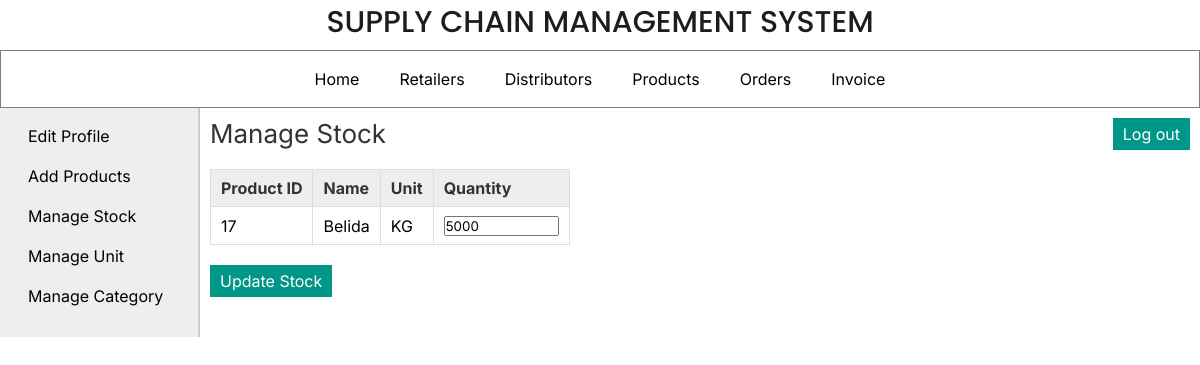
The page /manufacturer/manage_stock.php (signed in) on the database its author committed.
### tables this page shows
CREATE TABLE `products` (
  `pro_id` int(11) NOT NULL,
  `pro_name` varchar(25) NOT NULL,
  `pro_desc` text DEFAULT NULL,
  `pro_price` decimal(10,3) NOT NULL,
  `unit` int(11) NOT NULL,
  `pro_cat` int(11) NOT NULL,
  `quantity` int(6) DEFAULT NULL
);

CREATE TABLE `unit` (
  `id` int(11) NOT NULL,
  `unit_name` varchar(20) NOT NULL,
  `unit_details` text DEFAULT NULL
);

### manufacturer/manage_stock.php (the view, shortened to what this page needs)
<?php
	include("../includes/config.php");
	if(isset($_SESSION['manufacturer_login'])) {
		if($_SESSION['manufacturer_login'] == true) {
			$querySelectProduct = "SELECT * FROM products,unit WHERE products.unit=unit.id AND quantity IS NOT NULL";
			$resultSelectProduct = mysqli_query($con,$querySelectProduct);
		}
		else {
			header('Location:../index.php');
		}
	}
	else {
		header('Location:../index.php');
	}
?>
<!DOCTYPE html>
<html>
<head>
	<link rel="stylesheet" href="../includes/main_style.css" >
</head>
<body>
	<?php
		include("../includes/header.inc.php");
		include("../includes/nav_manufacturer.inc.php");
		include("../includes/aside_manufacturer.inc.php");
	?>
	<section>
		<h1>Manage Stock</h1>
		<form action="" method="POST" class="form">
		<table class="table_displayData" style="margin-top:20px;">
			<tr>
				<th> Product ID </th>
				<th> Name </th>
				<th> Unit </th>
				<th> Quantity </th>
			</tr>
			<?php while($rowSelectProduct = mysqli_fetch_array($resultSelectProduct)){ ?>
			<tr>
				<td><?php echo $rowSelectProduct['pro_id']; ?></td>
				<td><?php echo $rowSelectProduct['pro_name']; ?></td>
				<td><?php echo $rowSelectProduct['unit_name']; ?></td>
				<td><input type="text" name="txtQuantity[<?php echo $rowSelectProduct['pro_id']; ?>]" value="<?php echo $rowSelectProduct['quantity']; ?>" size="10"/></td>
			</tr>
			<?php } ?>
		</table>
			<input id="btnSubmit" type="submit" value="Update Stock" class="submit_button" />
		</form>
	</section>
</body>
</html>

### includes/main_style.css (style rules this page uses)
* { font-family: 'Inter', Helvetica, sans-serif; margin:0px; padding:0px; box-sizing: border-box; }
.submit_button { font-size:16px; margin-top:20px; margin-right:20px; padding:6px 10px; background-color:#009688; border:none; color:white; }
section { width:1000px; padding:10px; padding-bottom:40px; }
section h1 { margin-bottom:10px; font-weight:normal; color:#333; font-size: 26px; }
table { border-collapse: collapse; }
.table_displayData td, .table_displayData th { border:1px solid #ddd; padding: 8px 10px; text-align: left; }
.table_displayData th { background-color:#eee; color:#333; }

### rows shown on the page
products: pro_id "17", pro_name "Belida", unit.unit_name "KG", quantity "5000"
